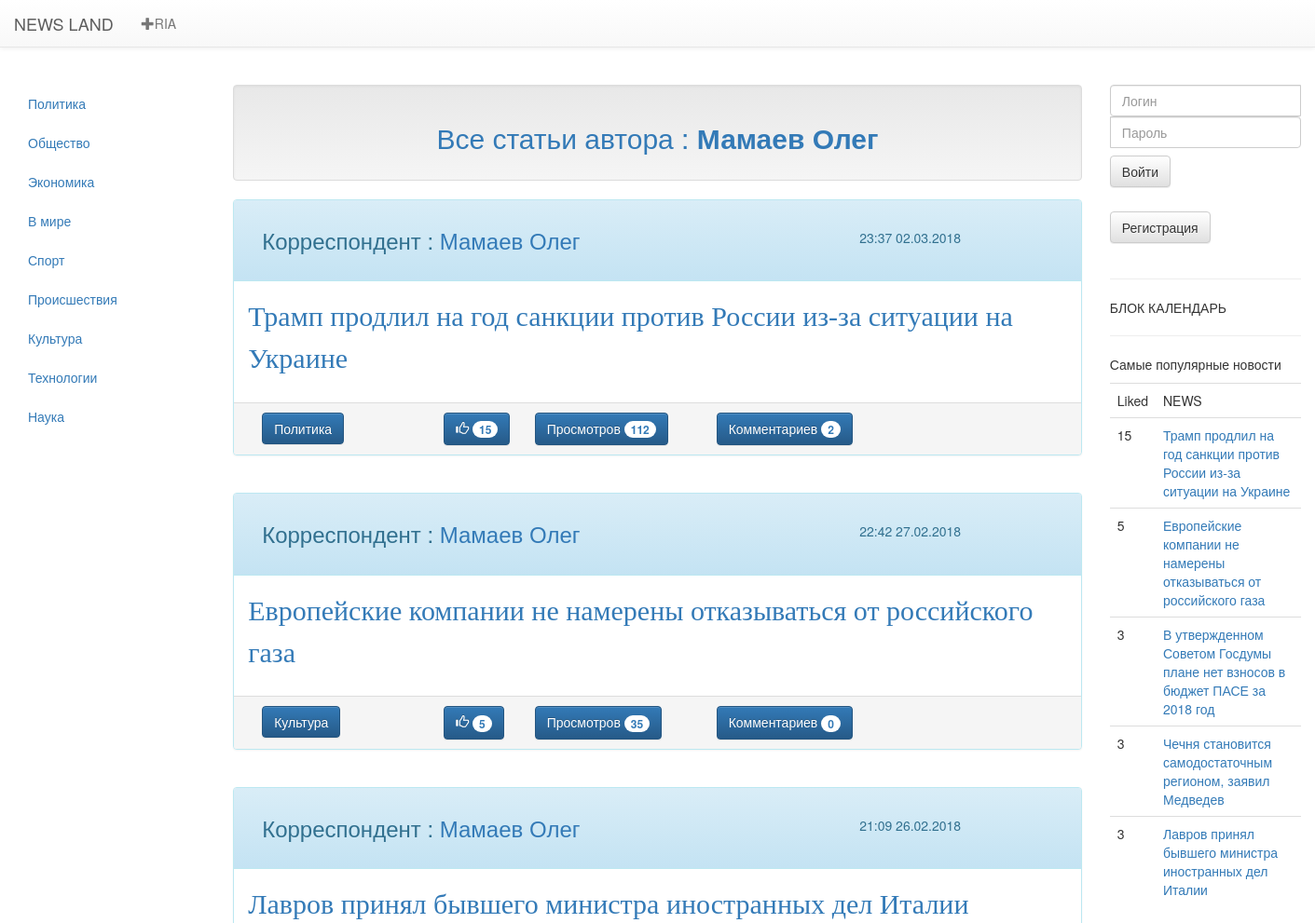
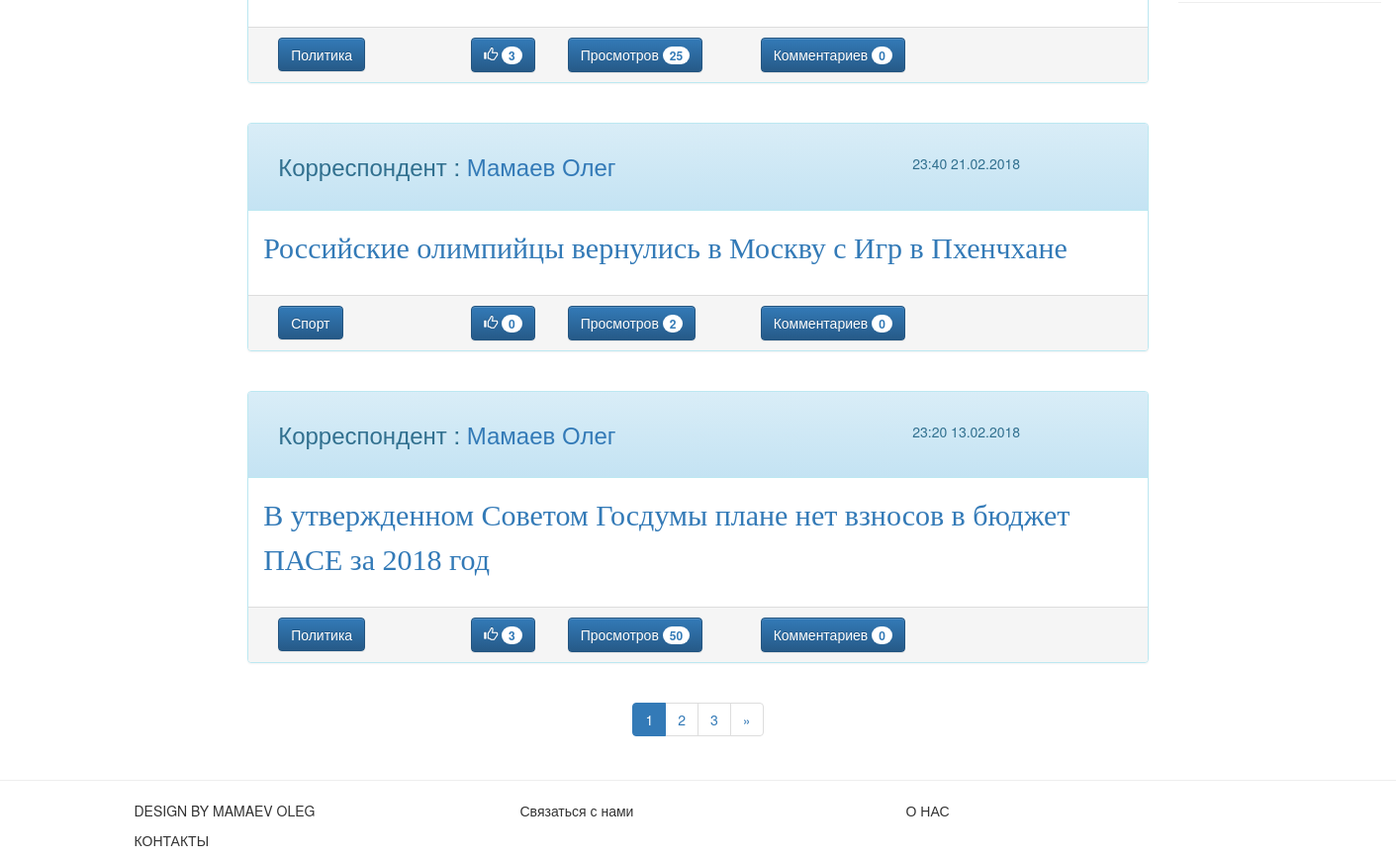
The app's page /author/Mamaev_Oleg, older data (2 pictures, top to bottom).
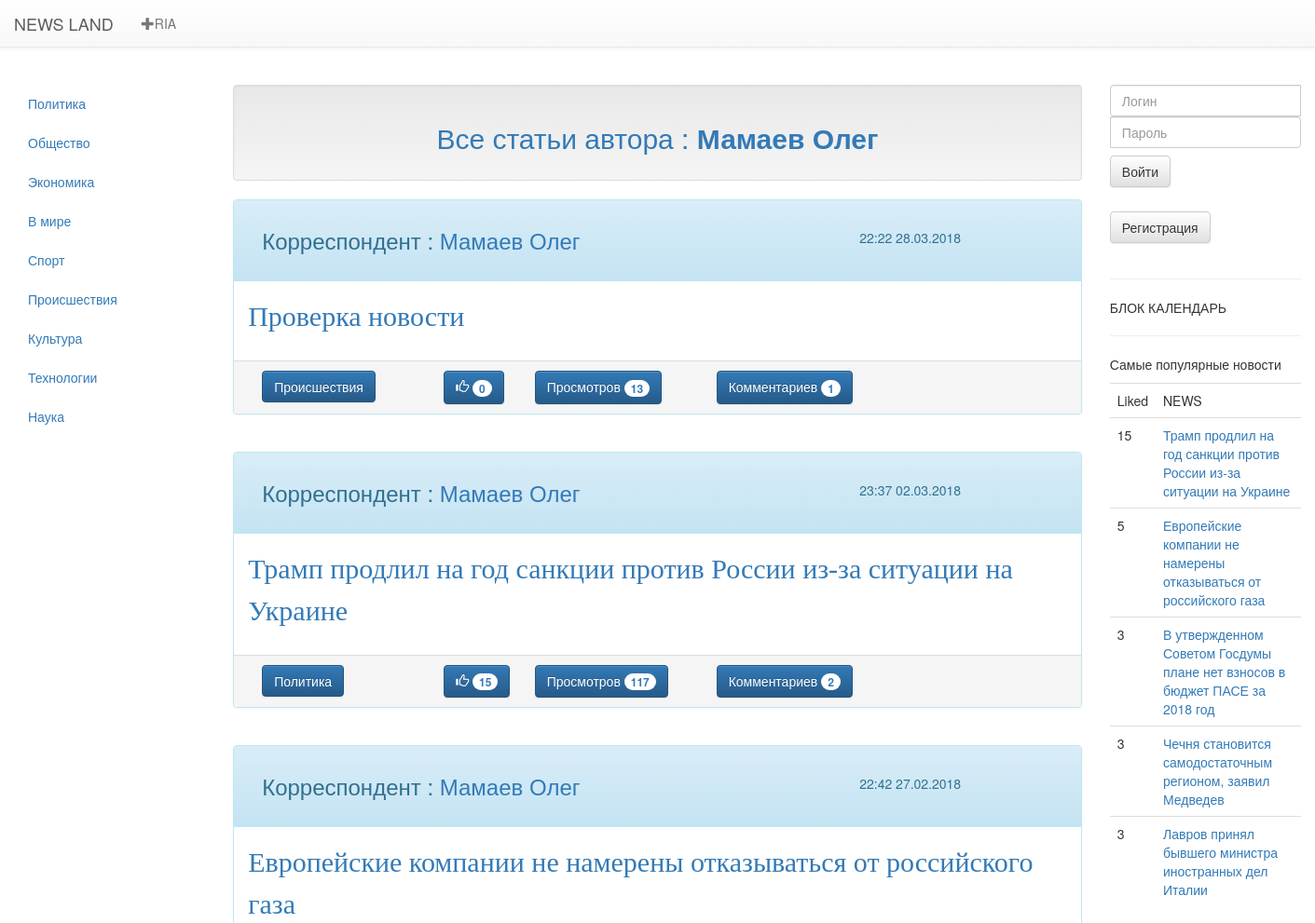
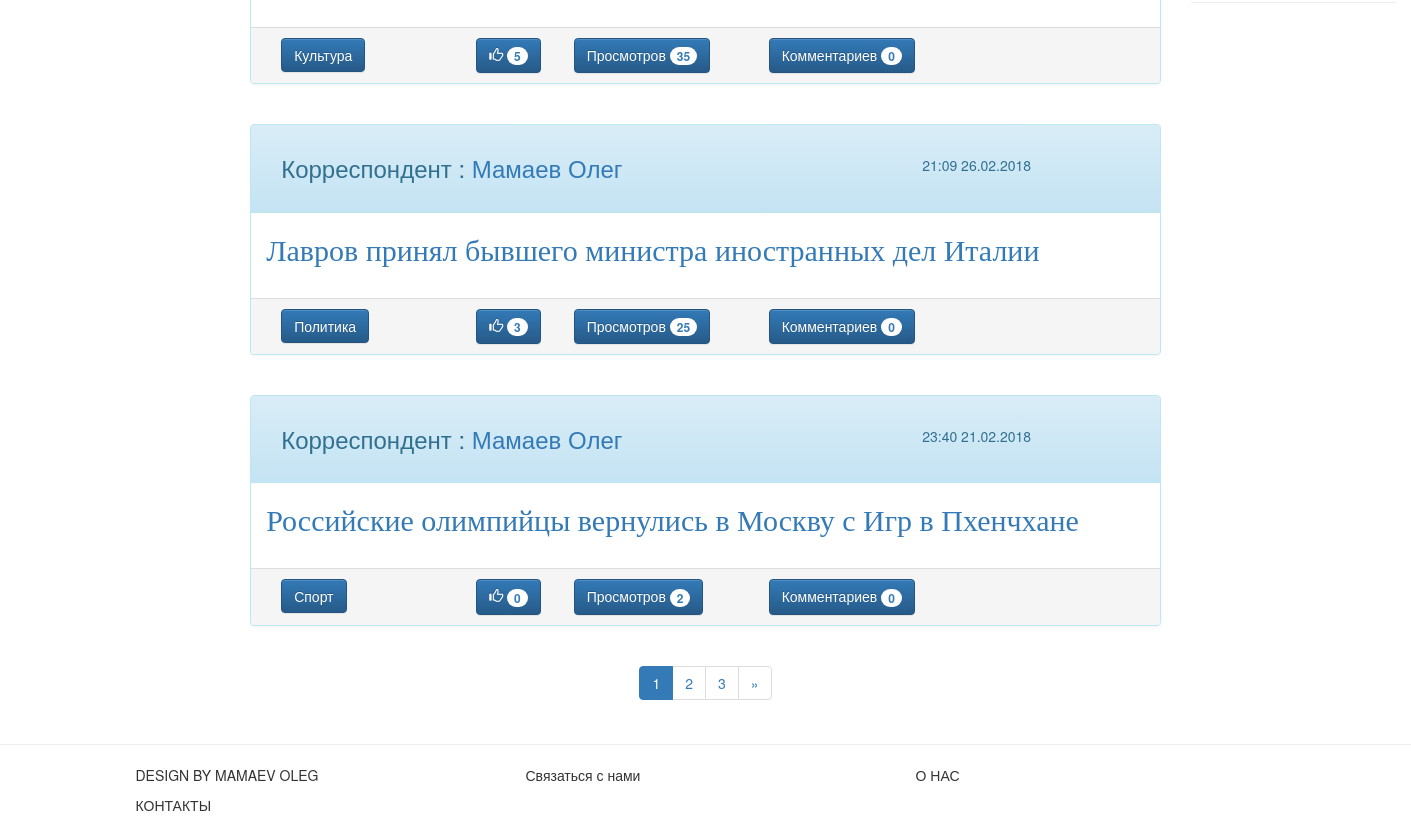
The same page, newer data (2 pictures, top to bottom).
### news/models.py (models this page shows, shortened)
class Newsbase(models.Model):
    class Meta:
        verbose_name = 'Новость'
        verbose_name_plural = 'Новости'
    authors = (
        ('Mamaev_Oleg','Мамаев Олег'),
        ('Maksimova_Marina','Максимова Марина'),
        ('Doncova_Dariya','Донцова Дарья'),
    )
    category = (
        ('policy', 'Политика'),
        ('society', 'Общество'),
        ('economy', 'Экономика'),
        ('world', 'В мире'),
        ('sport', 'Спорт'),
        ('incedent', 'Происшествия'),
        ('culture', 'Культура'),
        ('tech', 'Технологии'),
        ('science', 'Наука'),
    )
    news_title = models.CharField(max_length=250,verbose_name='Заголовок',unique=True)
    news_date = models.DateTimeField(auto_now_add=True,verbose_name='Дата и время публикации')
    news_text = models.TextField(verbose_name='Текст статьи',unique=True)
    news_liked = models.IntegerField(default=0,verbose_name='Like')
    news_category = models.CharField(max_length=20,choices=category,verbose_name='Категория')
    news_authors = models.CharField(max_length=30,choices=authors, verbose_name='Автор' )
    news_views = models.IntegerField(default=0,verbose_name='Просмотров')
    news_pic1 = models.ImageField(upload_to='news/pic/%Y/%m/%d',verbose_name='Изображение1')
    news_pic2 = models.ImageField(upload_to='news/pic/%Y/%m/%d',verbose_name='Изображение2',blank=True)
    news_pic3 = models.ImageField(upload_to='news/pic/%Y/%m/%d',verbose_name='Изображение3',blank=True)
    news_pic4 = models.ImageField(upload_to='news/pic/%Y/%m/%d',verbose_name='Изображение4',blank=True)
    news_pic5 = models.ImageField(upload_to='news/pic/%Y/%m/%d',verbose_name='Изображение5',blank=True)
    def count_comments(self):
        comm = Comments.objects.filter(comment_news=self.id)
        return comm.count()

### news/views.py (the view)
# urls.py: re_path('^author/(\w+)/?$',             views.authors_list_Views.as_view(),     name='authors'),
class authors_list_Views(ListView,category_list):
    template_name = 'index.html'
    model = Newsbase
    paginate_by = 5
    def get(self,request,*args,**kwargs):
        author_name = None
        try:
            self.author_name = self.args[0]
        except:
            self.author_name = None
        return super(authors_list_Views,self).get(request,*args,**kwargs)
    def get_context_data(self,**kwargs):
        context = super(authors_list_Views,self).get_context_data(**kwargs)
        context['author_name'] = self.author_name
        return context
    def get_queryset(self):
        return Newsbase.objects.filter(news_authors = self.author_name).order_by('-news_date')

### news/forms.py
class LoginForm(forms.Form):
    username = forms.CharField(label='Логин')
    password = forms.CharField(widget=forms.PasswordInput, label='Пароль')

### news/views.py (called while the page is built)
    def get_context_data(self, **kwargs):
        context = super(category_list,self).get_context_data(**kwargs)
        context['category'] = Newsbase.category
        context['authors'] = Newsbase.authors
        context['login_form'] = LoginForm()
        context['top5'] = Newsbase.objects.order_by('-news_liked')[0:5]
        return context

### news/templates/index.html (shortened to what the changed rows need)
{% extends 'base/main.html' %}
{% load staticfiles %}
{% block category %}
    {% if  category  %}
        {% for cat in category %}
        <li><a href="/{{cat.0}}"> {{cat.1}}</a></li>
        {% endfor %}
    {% else %}
        <p> Категории отсутсвуют</p>
    {% endif %}
{% endblock%}
{% block text %}
{% if  author_name  %}
        {% for name_eng,name_rus in authors %}
            {% if  name_eng == author_name  %}
                <div class="well" align="center"><p class="text-primary h2">Все статьи автора : <b>{{ name_rus }}</b></p></div>
            {% endif %}
        {% endfor %}
    {% endif %}
{% endblock %}
{% block news%}
    {% if object_list %}
        {% for news in object_list %}
            <div class="panel panel-info ">
                <div class="panel-heading" >
                    <div class="container">
                        <div class="row">
                            <div class="col-md-6 h3">
                                {% for name in authors %}
                                    {% if  name.0 == news.news_authors  %}
                                            <p>Корреспондент :  <a href="/author/{{name.0}}">{{ name.1 }}</a></p>
                                    {% endif %}
                                {% endfor %}
                            </div>
                            <div class="col-md-2" align="right">
                                <p>{{ news.news_date|date:"H:i" }} {{ news.news_date|date:"d.m.Y" }}</p>
                            </div>
                        </div>
                    </div>
                </div>
                <div class="panel-body" style="font-size:30px" id="{{news.id}}">
                    <p><font face="Georgia"><a href="{% url 'post' %}?post={{ news.id }}">{{news.news_title}}</a></font></p>
                </div>
                <div class="panel-footer">
                    <div class="container">
                        <div class="row">
                            <div class="col-md-2">
                                {% for eng,rus in category %}
                                    {% if  eng == news.news_category  %}
                                      <button class="btn btn-primary " type="button" >
                                            {{ rus }}
                                      </button>
                                    {% endif %}
                                {% endfor %}
                            </div>
                            <div class="col-md-1">
                                {% if user.is_authenticated %}
                                    <a href="{% url 'like' %}?post={{ news.id }}&home={{ request.get_full_path }}&id={{news.id}}">
                                    <button class="btn btn-primary" type="button">
                                        <i class="glyphicon glyphicon-thumbs-up"></i>
                                            <span class="badge">{{ news.news_liked }}</span>
                                    </button></a>
                                {% else %}
                                <button class="btn btn-primary" type="button">
                                        <i class="glyphicon glyphicon-thumbs-up"></i>
                                            <span class="badge">{{ news.news_liked }}</span>
                                    </button>
                                {% endif %}
                            </div>
                            <div class="col-md-2">
                                <button class="btn btn-primary " type="button" >
                                    Просмотров <span class="badge">{{news.news_views}}</span>
                                </button>
                            </div>
                            <div class="col-md-2">
                                <button class="btn btn-primary " type="button" >
                                    Комментариев <span class="badge">{{news.count_comments}}</span>
                                </button>
                            </div>
                        </div>
                    </div>
                </div>
            </div>
        {% if  not forloop.last  %}
            <br>
        {% endif %}
    {% endfor %}
        {% include "base/paginate.html" %}
    {% else %}
        <p>НОВОСТИ ОТСУТСТВУЮТ</p>
    {% endif %}
{% endblock %}

### news/templates/base/top5.html
{% if  top5  %}
    <table class="table">
        <p>
            Самые популярные новости
        </p>
        <tr>
            <td>Liked</td>
            <td>NEWS</td>
        </tr>
        {% for news in top5 %}
        <tr>
            <td>{{ news.news_liked }}</td>
            <td><a href="{% url 'post' %}?post={{news.id}}">{{ news.news_title }}</a></td>
        </tr>
        {% endfor %}
    </table>
{% endif %}

Row changes from the older to the newer data that the page shows:
no longer on one of the page's lists (row unchanged): Newsbase: news_date "23:20", news_date "13.02.2018", news_title "В утвержденном Советом Госдумы плане нет взносов в бюджет ПАСЕ за 2018 год", news_liked "3", news_views "50", count_comments "0"
added Newsbase: name "Мамаев Олег", news_date "22:22", news_date "28.03.2018", news_title "Проверка новости", category "Происшествия", news_liked "0", news_views "13", count_comments "1"
changed Newsbase "Трамп продлил на год санкции против России из-за ситуации на Украине": news_views "112" → "117"
Text that changed along with them:
list line gone: "Корреспондент : Мамаев Олег"
list line gone: "Политика"
